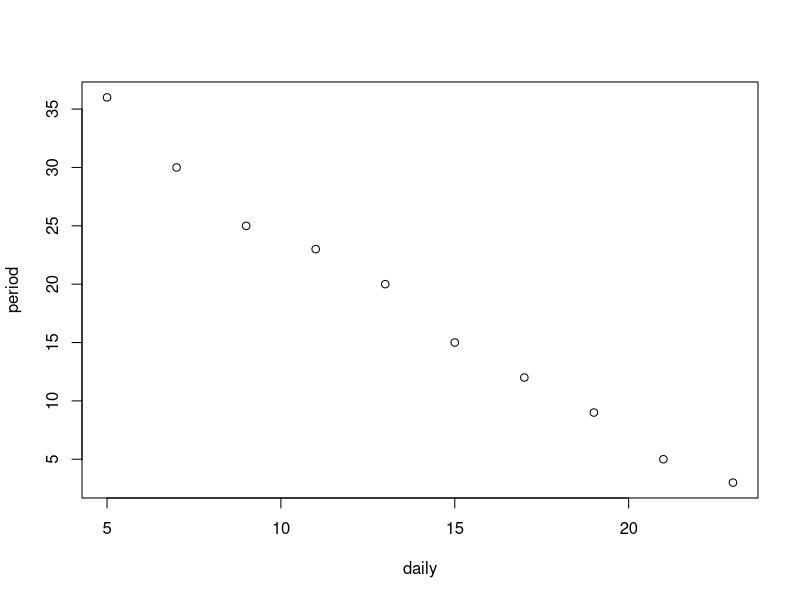
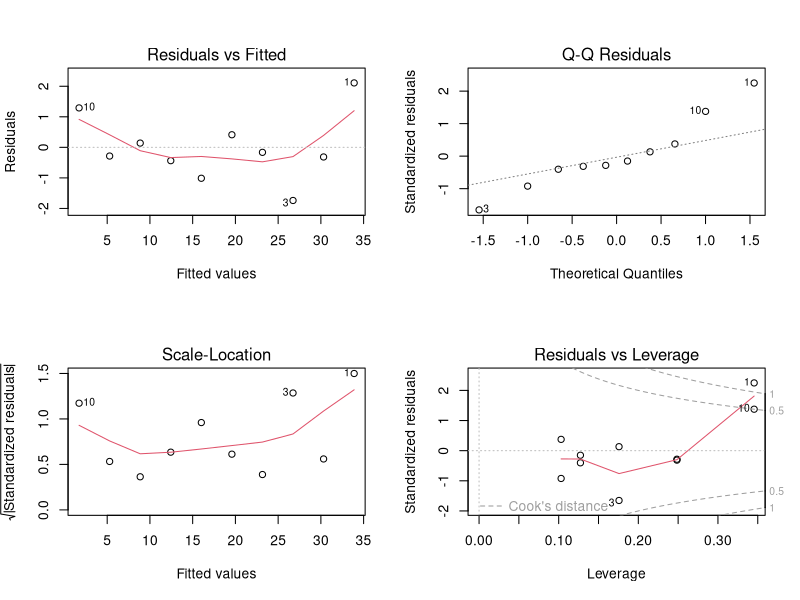

The R script that drew these images, in order:
## ---- chunk 1
knitr::opts_chunk$set(echo = TRUE)
## ---- chunk 2
#make a data set, 
daily <-c(5,	7,	9,	11,	13,	15,	17,	19,	21,	23)
period <-c(36,30,25,23,20,15,12,9,5,3)
smoke= data.frame(daily,period)
smoke
## ---- chunk 3
#make scatter plot
plot(x=daily,y=period)          
#plot(formula=period~daily, data=smoke)
## ---- chunk 4
#correlationtest with a pearson method
cor(daily,period)
cor.test(daily,period,method ="pearson")
## ---- chunk 5
mod = aov(period~daily,data=smoke)
summary(mod)
## ---- chunk 6
mod1 <- lm(smoke$period ~ smoke$daily)
summary(mod1)
# y = 42.83 - 1.788x
#Adjusted-R squared: 0.989
par(mfrow=c(2,2))
plot(mod1)
## ---- chunk 7
mod <- lm(smoke$period ~ smoke$daily)
summary(mod)
## ---- chunk 8

## ---- chunk 9
x = 10
y = 42.83 - 1.788 * x 

print(y)
# y = 24.95 (1 month)

# 1year 12 month =  365 day , 1 month estimate 30.417 days

#if 1 month = 30.417days
#    0.95 month =  30.417 *0.95 days
#
print(0.95 * 30.417)
